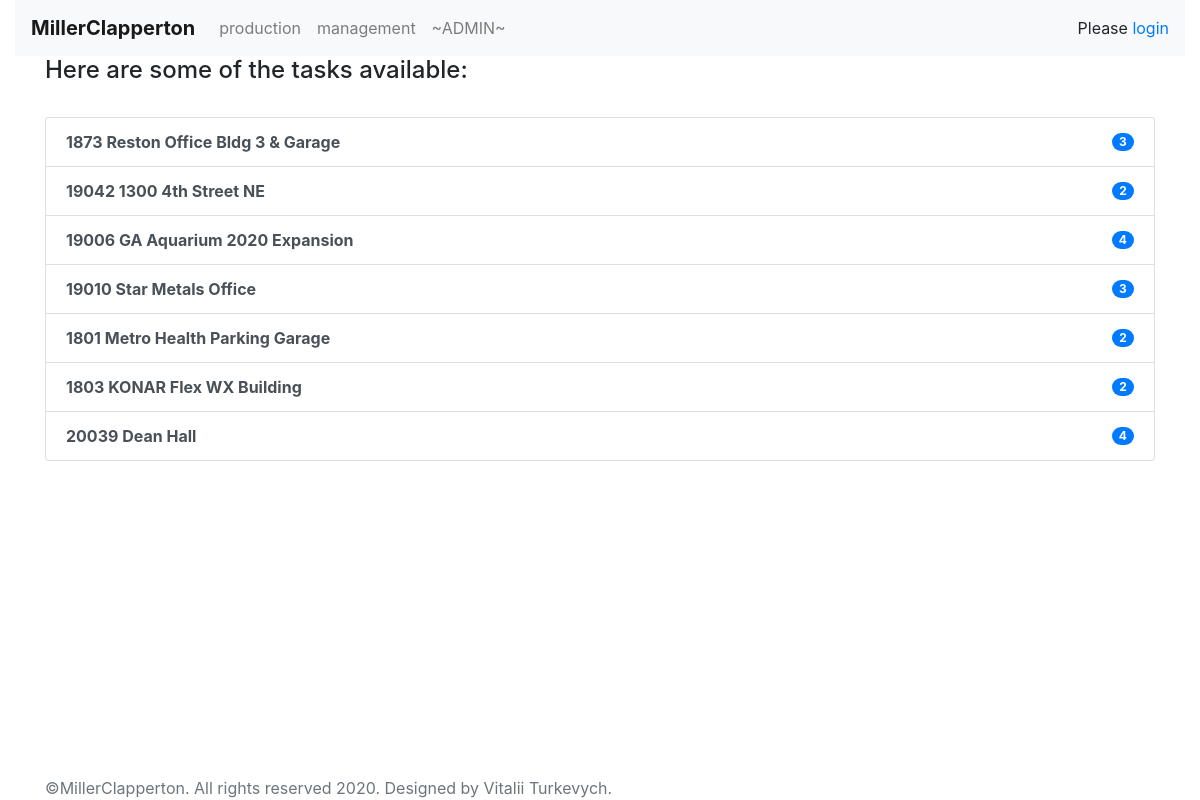
The app's page /production/ with its own data.
### app/models.py (models this page shows, shortened)
class Project(models.Model):
    project_title = models.CharField('Project name', max_length=200)
    project_number = models.IntegerField('Project number')
    project_path = models.CharField('Folder', max_length=200)

### app/views.py (the view)
# urls.py: path('production/', views.production, name='production'),
@gzip_page
def production(request):
    projects = Project.objects.order_by('id')
    return render(request, 'production.html',
                  {'projects': projects})

### app/templates/production.html (shortened to what this page needs)
{% extends 'base.html' %}
{% block content %}
    {% if projects %}
        <h4 style="horiz-align: center">Here are some of the tasks available:</h4><br>
        <div class="list-group">
            {% for project in projects %}
                <a href="{{ project.project_number }}"
                   class="list-group-item list-group-item-action d-flex justify-content-between align-items-center">
                    <b>{{ project.project_number }} {{ project.project_title }}</b>
                    <span class="badge badge-primary badge-pill">{{ project.release_set.count }}</span>
                </a>
            {% endfor %}
        </div>
    {% else %}
        Nothing here yet, but it is coming soon....
    {% endif %}
{% endblock %}

### records on screen
Project: project_number "1873", project_title "Reston Office Bldg 3 & Garage", release_set.count "3"
Project: project_number "19042", project_title "1300 4th Street NE", release_set.count "2"
Project: project_number "19006", project_title "GA Aquarium 2020 Expansion", release_set.count "4"
Project: project_number "19010", project_title "Star Metals Office", release_set.count "3"
Project: project_number "1801", project_title "Metro Health Parking Garage", release_set.count "2"
Project: project_number "1803", project_title "KONAR Flex WX Building", release_set.count "2"
Project: project_number "20039", project_title "Dean Hall", release_set.count "4"
